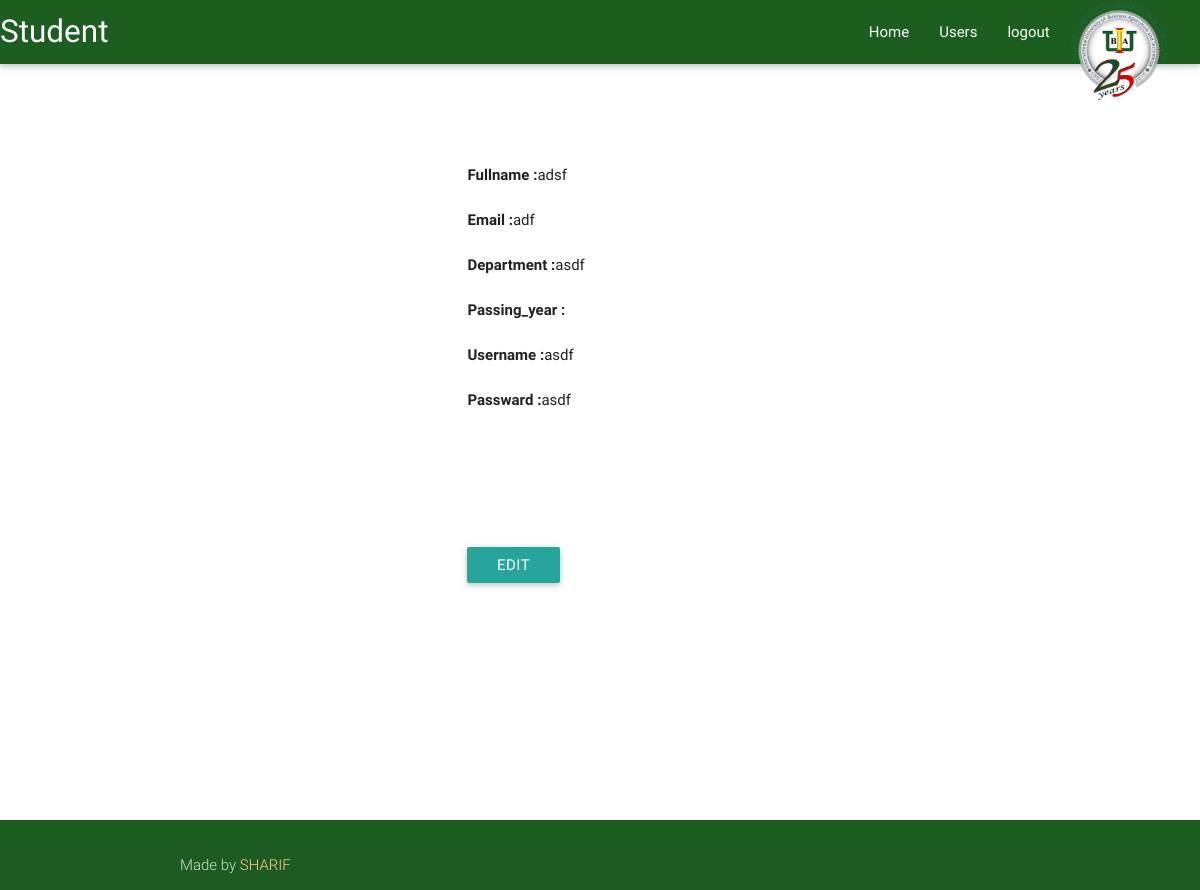
Page /myprofile_2.php?id=1 on the committed database.
### tables this page shows
CREATE TABLE IF NOT EXISTS `studentinfo` (
  `id` int(11) NOT NULL AUTO_INCREMENT,
  `student_id` varchar(40) NOT NULL,
  `fullname` varchar(60) NOT NULL,
  `email` varchar(60) NOT NULL,
  `department` varchar(60) NOT NULL,
  `batch` varchar(60) NOT NULL,
  `year` varchar(60) NOT NULL,
  `username` varchar(60) NOT NULL,
  `passward` varchar(60) NOT NULL,
  `type` tinyint(4) NOT NULL,
  `is_active` tinyint(4) NOT NULL,
  PRIMARY KEY (`id`)
);

### myprofile_2.php (the view, shortened to what this page needs)
<?php
        include_once('link.php');
?>
<!DOCTYPE html>
<html lang="en">
<head>
  <link href="css/materialize.css" type="text/css" rel="stylesheet" media="screen,projection"/>
  <link href="css/style.css" type="text/css" rel="stylesheet" media="screen,projection"/>
</head>
<body>
  <div class="section">
    <div class="row">
      <nav>
        <div class="nav-wrapper green darken-4">
          <img src="img/iubat.png" align="right" style="margin-right:30px;" height="100">
          <a href="#" class="brand-logo">Student</a>
          <ul class="right hide-on-med-and-down">
            <li><a href="student.php">Home</a></li>
            <li><a href="user_2.php">Users</a></li>
            <li><a href="logout.php?id=<?php echo $usid; ?>">logout</a></li>
          </ul>
        </div>
      </nav>
          <div class="section">
                <div class="container">
                       <div class="row main">
                        <?php
                            if(!empty($_REQUEST['id']))
                            {
                              $id= $_REQUEST['id'];
                              $sql="SELECT * FROM studentinfo where id='$id' ;";
                              if (!($result=mysqli_query($conn, $sql)))
                              {
                                echo "Error creating database: " . mysqli_error($conn);
                                exit;
                              }
                              if (mysqli_num_rows($result) > 0)
                              {
                                while($row=mysqli_fetch_assoc($result))
                                {
                                  ?>
                                 <div class="col s12 m4"><img src="<?php echo $row['image'] ?>" height="150px"></div>
                                 <div class="col s12 m8">
                                       <b>Fullname :</b><?php echo $row['fullname']; ?>
                                       <br>
                                       <br>
                                       <b>Email :</b><?php echo $row['email']; ?>
                                       <br>
                                       <br>
                                       <b>Department :</b><?php echo $row['department']; ?>
                                       <br>
                                       <br>
                                      <b> Passing_year :</b><?php echo $row['passing_year']; ?>
                                       <br>
                                       <br>
                                      <b> Username :</b><?php echo $row['username']; ?>
                                       <br>
                                       <br>
                                      <b> Passward :</b><?php echo $row['passward']; ?>
                                       <br>
                                       <br>
                                      <br>
                                      <br>
                                      <br>
                                      <br>
                                      <br>
                                      <a  href="myprofileedit_1.php?id=<?php echo $row['id'];?>" class="waves-effect waves-light btn">Edit</a>
                                      <?php  }}} ?>
                                 </div>
                       </div>
                 </div>
          </div>
          </div>
        </div>
      <footer class="page-footer green darken-4">
              <div class="footer-copyright">
                <div class="container">
                  Made by <a class="orange-text text-lighten-3" href="#">SHARIF</a>
                </div>
              </div>
            </footer>
    </body>

### css/style.css (style rules this page uses)
.section { height: 100%; margin: 0px; padding: 0px; }
html, body { height: 100%; }

### myprofile_2.php (style rules this page uses)
.main { margin-top: 100px; }

### rows in the picture
studentinfo: fullname "adsf", email "adf", department "asdf", username "asdf", passward "asdf"
